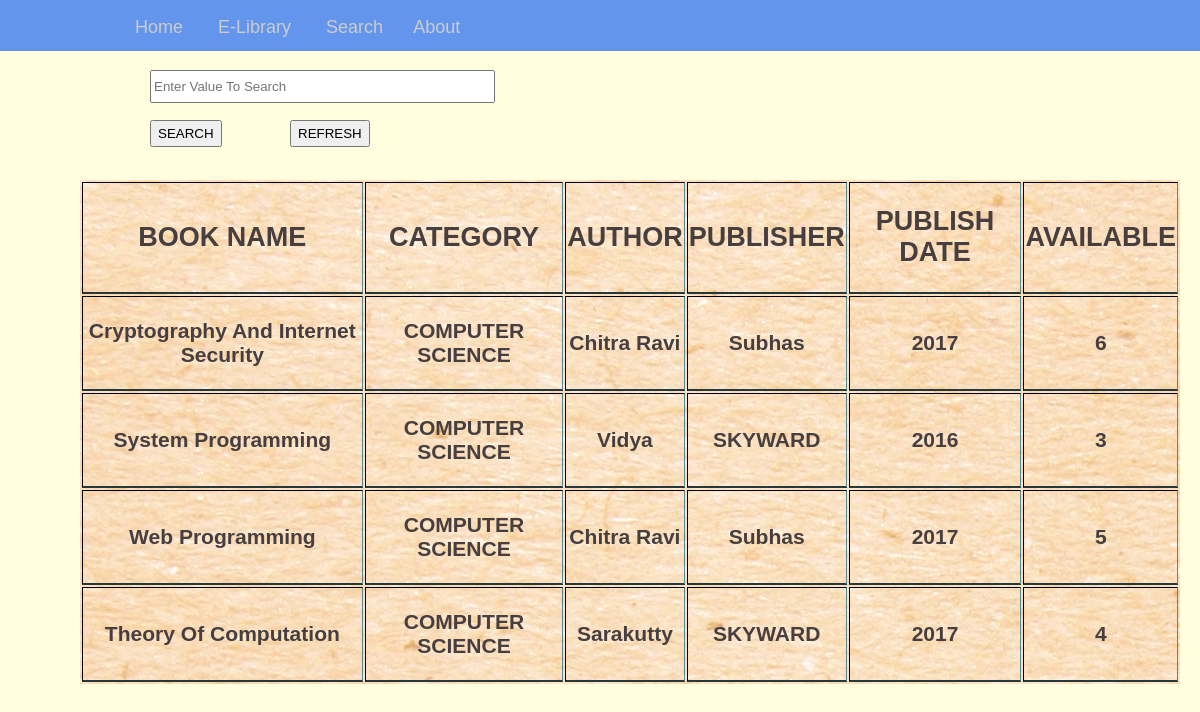
The app's page /user_search.php with its own data.
### tables this page shows
CREATE TABLE `manage_books` (
  `id` varchar(1000) NOT NULL,
  `isbn` varchar(100) NOT NULL,
  `name` varchar(100) NOT NULL,
  `author` varchar(100) NOT NULL,
  `category` varchar(100) NOT NULL,
  `copies` int(100) NOT NULL,
  `pub` varchar(255) NOT NULL,
  `pub_date` int(100) NOT NULL
);

### user_search.php (the view, shortened to what this page needs)
<?php
if(isset($_POST['search']))
{
    $valueToSearch = $_POST['valueToSearch'];
    $query = "SELECT * FROM `manage_books` WHERE CONCAT(`name`, `category`, `author`, `pub`,`pub_date`,`copies`) LIKE '%".$valueToSearch."%'";
    $search_result = filterTable($query);
}
 else {
    $query = "SELECT * FROM `manage_books`";
    $search_result = filterTable($query);
}
function filterTable($query)
{
    $connect = mysqli_connect("localhost", "root", "", "libpro");
    $filter_Result = mysqli_query($connect, $query);
    return $filter_Result;
}
?>
<!DOCTYPE html>
<html>
<head>
</head>
<body>
<form action="user_search.php" method="post">
		<div class="value">
            <input type="text" name="valueToSearch" placeholder="Enter Value To Search" size="40px" style="height: 27px;"/><br><br>
			</div>
			<div class="reset">
			<input type="submit" name="reset" value="REFRESH" style="height: 27px;"/><br><br>
			</div>
			<div class="search">
            <input type="submit" name="search" value="SEARCH" style="height: 27px;"/><br><br>
			</div>
            <table width="1100" border="10" align="center">
                <tr>
                    <th><h2>BOOK NAME</h2></th>
                    <th><h2>CATEGORY</h2></th>
                    <th><h2>AUTHOR</h2></th>
					<th><h2>PUBLISHER</h2></th>
					<th><h2>PUBLISH DATE</h2></th>
                    <th><h2>AVAILABLE</h2></th>
                    </tr>
                <?php while($row = mysqli_fetch_array($search_result)):?>
                <tr>
                    <td><h3><center><?php echo $row['name'];?></center></h3></td>
                    <td><h3><center><?php echo $row['category'];?></center></h3></td>
                    <td><h3><center><?php echo $row['author'];?></center></h3></td>
					<td><h3><center><?php echo $row['pub'];?></center></h3></td>
					<td><h3><center><?php echo $row['pub_date'];?></center></h3></td>
                    <td><h3><center><?php echo $row['copies'];?></center></h3></td>
                </tr>
                <?php endwhile;?>
            </table>
        </form>
 </body>
 </html>
    <div id="nav">
	 <div id="nav_wrapper">
	<ul>
     <li><a href="user_home.php">Home</a></li>
	  <li><a href="#">E-Library</a>
	</li>
	 <li><a href="user_search.php">Search</a>
	 <li><a href ="about.php">About</a></li>
	  </div>
	</div>

### user_search.php (style rules this page uses)
body { padding:0; margin:0; overflow-y:scroll; font-family:Arial; font-size:18px; background-image: url("BACK.jpg"); }
#nav { background:#6495ed; }
#nav_wrapper { position:relative; top:2px; left:-80px; width:800px; margin:0 auto; text-align:left; }
#nav ul { list-style-type:none; padding:0; margin:0; position:relative; }
#nav ul li { display:inline-block; }
#nav ul li a,visited { color:#ccc; display:block; padding:15px; text-decoration:none; }
table { position:absolute; top:180px; left:80px; border:3px #25383C; background-image: url("TAB.jpg"); color:#463E3F; }
th { border-bottom:2px solid #25383C; }
td { border-bottom:2px solid #25383C; }
.reset { position:absolute; top:120px; left:290px; }
.search { position:absolute; top:120px; left:150px; }
.value { position:absolute; top:70px; left:150px; }

### records on screen
manage_books: name "Cryptography And Internet Security", category "COMPUTER SCIENCE", author "Chitra Ravi", pub "Subhas", pub_date "2017", copies "6"
manage_books: name "System Programming", category "COMPUTER SCIENCE", author "Vidya", pub "SKYWARD", pub_date "2016", copies "3"
manage_books: name "Web Programming", category "COMPUTER SCIENCE", author "Chitra Ravi", pub "Subhas", pub_date "2017", copies "5"
manage_books: name "Theory Of Computation", category "COMPUTER SCIENCE", author "Sarakutty", pub "SKYWARD", pub_date "2017", copies "4"
